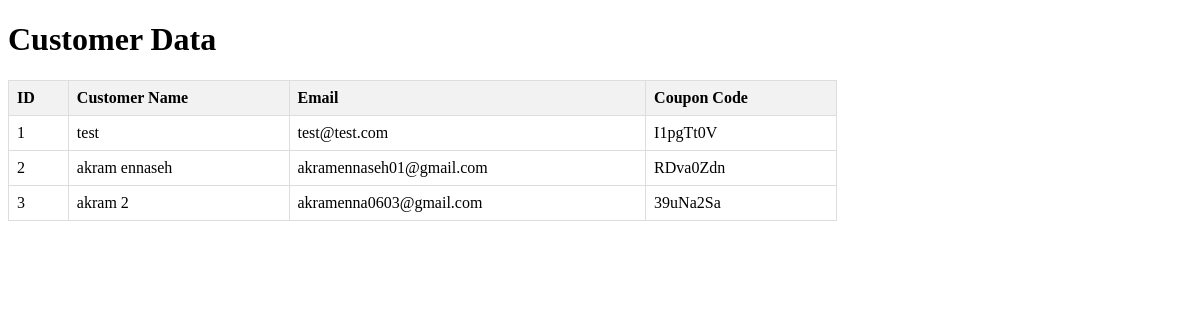
Page /view_data on the committed database.
### tables this page shows
CREATE TABLE CustomerCoupons (
            ID INTEGER PRIMARY KEY AUTOINCREMENT,
            CustomerName TEXT,
            Email TEXT,
            CouponCode TEXT
        );

### app.py (the view)
@app.route('/view_data')
def view_data():
    conn = sqlite3.connect('customer_coupons.db')
    cursor = conn.cursor()
    cursor.execute("SELECT * FROM CustomerCoupons")
    data = cursor.fetchall()
    conn.close()
    return render_template('view_data.html', data=data)

### templates/view_data.html (shortened to what this page needs)
<!DOCTYPE html>
<html lang="en">
<head>
</head>
<body>
    <h1>Customer Data</h1>
    <table>
        <tr>
            <th>ID</th>
            <th>Customer Name</th>
            <th>Email</th>
            <th>Coupon Code</th>
        </tr>
        {% for row in data %}
        <tr>
            <td>{{ row[0] }}</td>
            <td>{{ row[1] }}</td>
            <td>{{ row[2] }}</td>
            <td>{{ row[3] }}</td>
        </tr>
        {% endfor %}
    </table>
</body>
</html>

### templates/view_data.html (style rules this page uses)
table { border-collapse: collapse; width: 70%; }
th, td { border: 1px solid #dddddd; text-align: left; padding: 8px; }
th { background-color: #f2f2f2; }

### rows in the picture
CustomerCoupons: ID "1", CustomerName "test", Email "test@test.com", CouponCode "I1pgTt0V"
CustomerCoupons: ID "2", CustomerName "akram ennaseh", Email "akramennaseh01@gmail.com", CouponCode "RDva0Zdn"
CustomerCoupons: ID "3", CustomerName "akram 2", Email "akramenna0603@gmail.com", CouponCode "39uNa2Sa"
